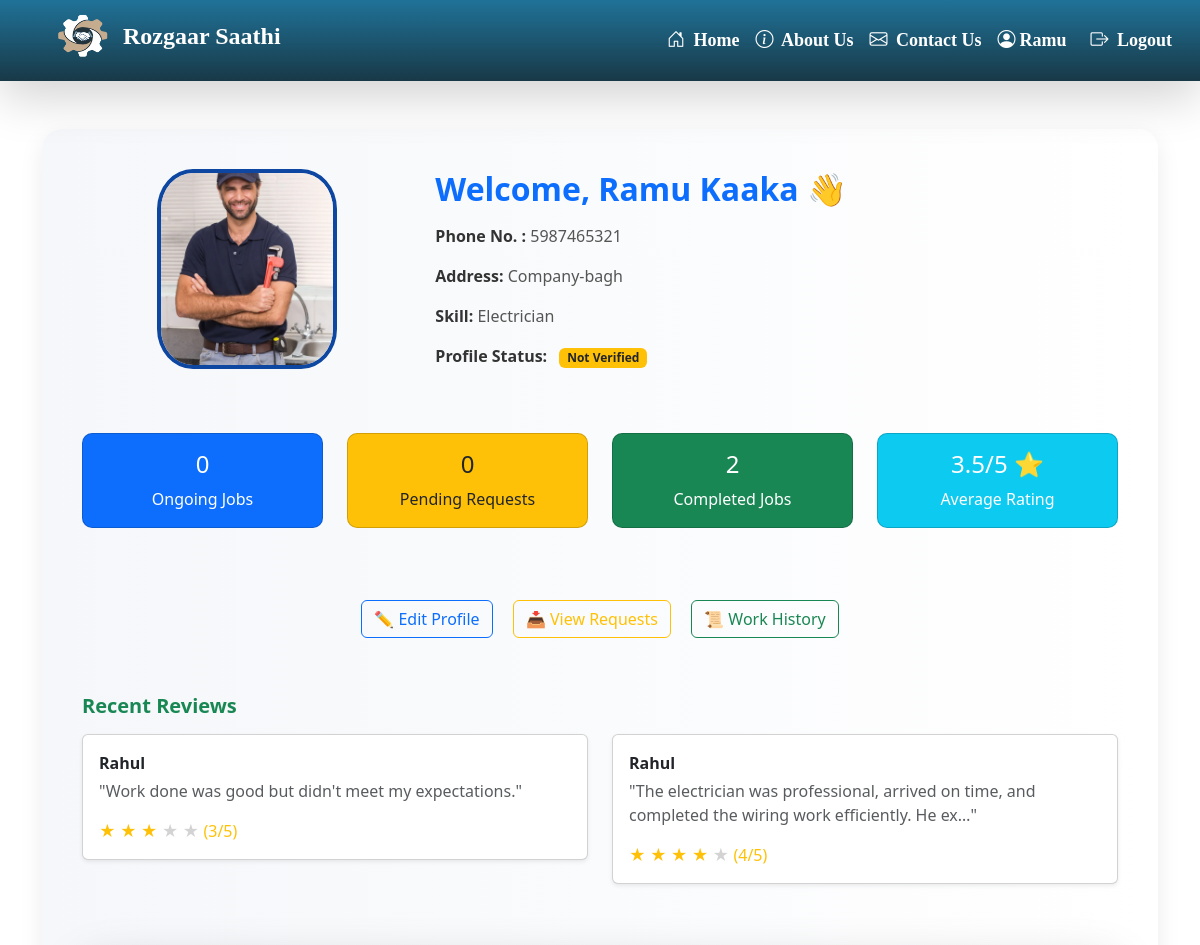
The app's page /hunarbaaz/dashboard/ (signed in, upper part), older data.
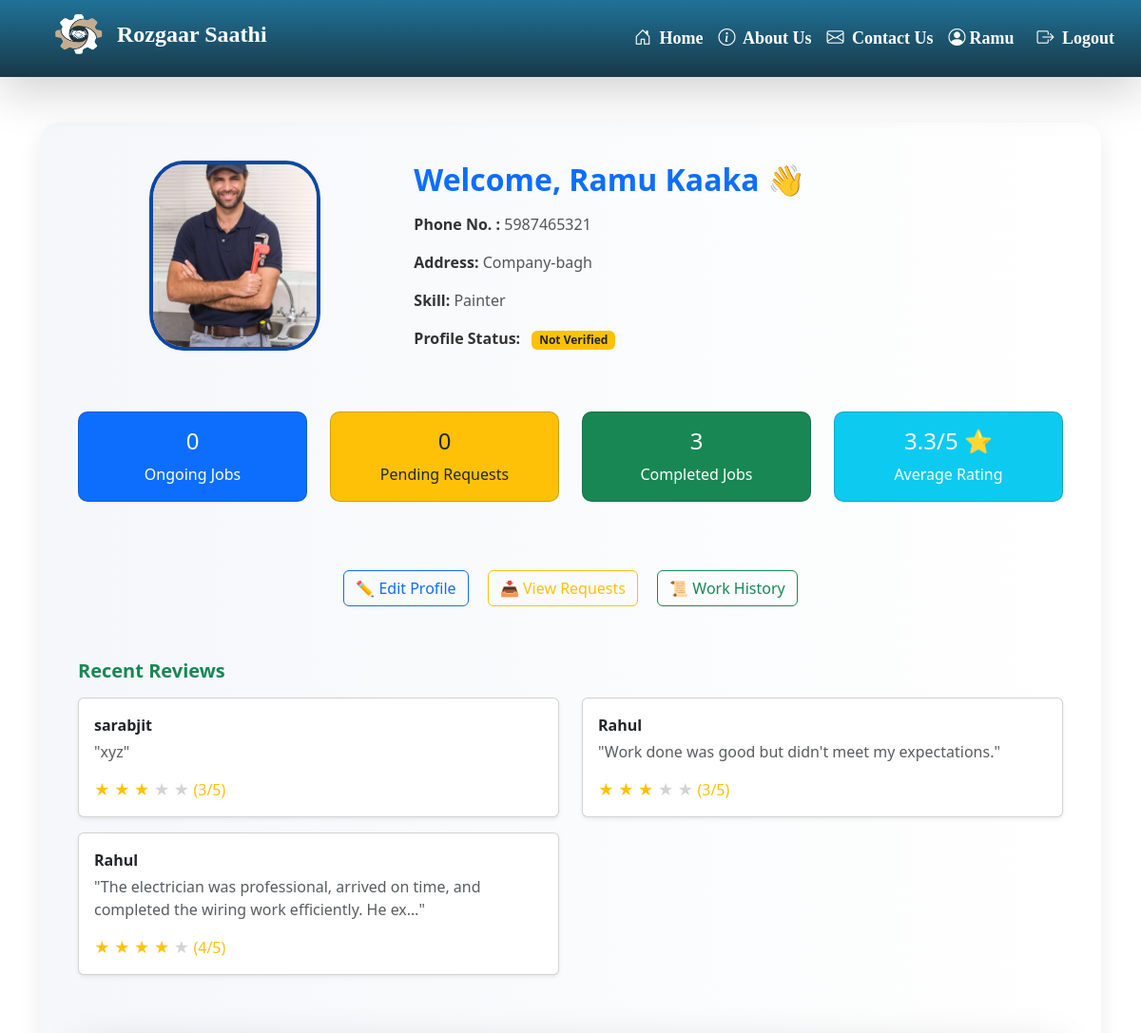
The same page, newer data.
### hunarbaaz/models.py (models this page shows, shortened)
class Hunarbaaz(models.Model):
    SKILL_CHOICES = [
        ('', 'Tell us your skill'),  # placeholder
        ('Construction', 'Construction'),
        ('Electrician', 'Electrician'),
        ('Painter', 'Painter'),
        ('Domestic Worker', 'Domestic Worker'),
        ('Plumber', 'Plumber'),
        ('Carpenter', 'Carpenter'),
        ('Electronics Repair', 'Electronics Repair'),
        ('Mechanic', 'Mechanic'),
        ('Others', 'Others'),
    ]
    locations=[
        ('','Select you location'),
        ('Vallah/Verka','Vallah/Verka'),
        ('Hall Bazaar','Hall Bazaar'),
        ('Ranjit-Avenue','Ranjit-Avenue'),
        ('Company-bagh','Company-bagh'),
        ('Golden-gate','Golden-gate'),
        ('Putlighar','Putlighar'),
        ('Ramgharia gate','Ramgharia gate'),
        ('Batala-road','Batala-road'),
        ('Majitha-road','Majitha-road'),
        ('Ram Bagh','Ram Bagh'),
        ('other','other')
    ]
    GENDER_CHOICES = [("","-------"),
        ("M", "Male"),
        ("F", "Female"),
        ("O", "Other"),
    ]
    user = models.OneToOneField(User, on_delete=models.CASCADE)
    full_name = models.CharField(max_length=100)
    mobile = models.CharField(max_length=10,unique=True,validators=[mobile_validator])
    gender = models.CharField(
        max_length=1,
        choices=GENDER_CHOICES,
        default="M",
        verbose_name="Gender",
    )
    skill = models.CharField(max_length=50, choices=SKILL_CHOICES)
    location = models.CharField(max_length=100, choices=locations)
    experience = models.PositiveIntegerField(help_text="Years of experience")
    aadhaar_number = models.CharField(max_length=12,unique=True,validators=[aadhaar_validator])
    wages = models.PositiveIntegerField(help_text="required pay for 8 hours" ,blank=False,null=False, default=False)
    profile_pic = models.ImageField(upload_to='hunarbaaz/profile_pics/',null=True, blank=True)
    work_sample_1=models.ImageField(upload_to='hunarbaaz/work_samples/', null=True, blank=True)
    work_sample_2=models.ImageField(upload_to='hunarbaaz/work_samples/', null=True, blank=True)
    work_sample_3=models.ImageField(upload_to='hunarbaaz/work_samples/', null=True, blank=True)
    is_verified = models.BooleanField(default=False)
    created_at = models.DateTimeField(auto_now_add=True)

### client/models.py (models this page shows, shortened)
class PostRequest(models.Model):
    client = models.ForeignKey(User, on_delete=models.CASCADE, related_name='sent_requests')
    hunarbaaz = models.ForeignKey('hunarbaaz.Hunarbaaz', on_delete=models.CASCADE, related_name='received_requests')
    job_description = models.TextField()
    location = models.CharField(max_length=100)
    start_date = models.DateField(help_text="Start date of the job",null=False,blank=True)
    end_date = models.DateField(help_text="Expected completion date",null=False,blank=True)
    JOB_TYPE_CHOICES = [
        ('residential', 'Residential'),
        ('commercial', 'Commercial'),
    ]
    job_type = models.CharField(max_length=20,choices=JOB_TYPE_CHOICES,default='residential',help_text="Type of job location")
    working_hours = models.PositiveIntegerField(
        null=True,
        blank=True,
        help_text="Estimated total working hours for this job"
    )
    is_accepted = models.BooleanField(null=True, blank=True)  # None = Pending, True = Accepted, False = Rejected
    is_completed = models.BooleanField(default=False)
    is_cancelled = models.BooleanField(default=False, help_text="Whether the client has cancelled the request")
    created_at = models.DateTimeField(auto_now_add=True)
    rating = models.IntegerField(
    validators=[MinValueValidator(1), MaxValueValidator(5)],
    null=True,
    blank=True,
    help_text="Client rating after completion (1 to 5)"
)
    review = models.TextField(null=True, blank=True, help_text="Optional client feedback")

### hunarbaaz/views.py (the view)
# urls.py: path('dashboard/', views.hunarbaaz_dashboard, name='hunarbaaz_dashboard'),
@login_required
def hunarbaaz_dashboard(request):
    try:
        profile = Hunarbaaz.objects.get(user=request.user)
    except Hunarbaaz.DoesNotExist:
        return redirect('hunarbaaz:edit_profile')
    requests = PostRequest.objects.filter(hunarbaaz=profile)
    recent_reviews = PostRequest.objects.filter(
        hunarbaaz=profile,
        is_completed=True,
        rating__isnull=False,
        review__isnull=False
    ).order_by('-created_at')[:4]
    average_rating = recent_reviews.aggregate(Avg('rating'))['rating__avg']
    average_rating = round(average_rating, 1) if average_rating else 0
    context = {
        'name': profile.full_name,
        'profile_pic': profile.profile_pic.url if profile.profile_pic else None,
        'location': profile.location,
        'skills': [profile.skill] if profile.skill else ['Not Set'],
        'aadhaar_verified': profile.is_verified,
        'pending_requests': requests.filter(is_accepted__isnull=True).count(),
        'ongoing_jobs': requests.filter(is_completed=False,is_accepted=True).count(),
        'completed_jobs': requests.filter(is_completed=True).count(),
        'rating': average_rating,
        'recent_reviews': recent_reviews
    }
    return render(request, 'hunarbaaz/dashboard.html', context)

### hunarbaaz/templates/hunarbaaz/dashboard.html (shortened to what the changed rows need)
{% extends 'base/base.html' %}
{% load static %}
{% block content %}
<link rel="stylesheet" href="{% static 'hunarbaaz/css/dashboard.css' %}">
<link rel="stylesheet" href="https://cdn.jsdelivr.net/npm/bootstrap-icons@1.10.5/font/bootstrap-icons.css">
<link href="https://cdn.jsdelivr.net/npm/aos@2.3.4/dist/aos.css" rel="stylesheet">
<div class="container mt-5">
  <div class="dashboard-box mb-5">
    <div class="row align-items-center mb-4">
      <div class="col-md-8">
        <h2 class="fw-bold text-primary mb-3">Welcome, {{ user.hunarbaaz.full_name }} 👋</h2>
        <div class="mt-2">
          {% for skill in skills %}
            {% if skill != 'Not Set' %}
              <p><span class="info-label">Skill: </span><span class ="info-value"> {{ skill }}</span>
            {% endif %}
          {% endfor %}
          <p>
          <span class="info-label"> Profile Status:</span>
          {% if aadhaar_verified %}
            <span class="badge bg-success ms-2">Verified</span>
          {% else %}
            <span class="badge bg-warning text-dark ms-2">Not Verified</span>
          {% endif %}
        </p>
        </div>
      </div>
    </div>
    <div class="row text-center mb-4 mt-5">
      <div class="col-md-6 col-lg-3 mb-3">
        <div class="card stat-card bg-success text-white">
          <div class="card-body">
            <h4>{{ completed_jobs }}</h4>
            <p class="mb-0">Completed Jobs</p>
          </div>
        </div>
      </div>
      <div class="col-md-6 col-lg-3 mb-3">
        <div class="card stat-card bg-info text-white">
          <div class="card-body">
            <h4>{{ rating }}/5 ⭐</h4>
            <p class="mb-0">Average Rating</p>
          </div>
        </div>
      </div>
    </div>
    <div class="mt-4">
      <div class="row">
        {% for review in recent_reviews %}
          <div class="col-md-6">
            <div class="card mb-3 shadow-sm">
              <div class="card-body">
                <p class="mb-1"><strong>{{ review.client.username }}</strong></p>
                <p class="text-muted">"{{ review.review|truncatechars:100 }}"</p>
                <p class="text-warning mb-0">
                  {% for i in '12345'|make_list %}
                    {% if forloop.counter <= review.rating %}
                      ★
                    {% else %}
                      <span style="color: lightgray;">★</span>
                    {% endif %}
                  {% endfor %} ({{ review.rating }}/5)
                </p>
              </div>
            </div>
          </div>
        {% empty %}
          <p class="text-muted">No reviews yet.</p>
        {% endfor %}
      </div>
    </div>
  </div>
</div>
{% endblock %}

Row changes from the older to the newer data that the page shows:
changed Hunarbaaz: skill "Electrician" → "Painter" (drawn)
added PostRequest: client.username "sarabjit", review "xyz", rating "3"
Text that changed along with them:
{{ completed_jobs }}: "2" → "3"
{{ rating }}: "3.5" → "3.3"
new list line: "Skill:"
new list line: "Painter"
list line gone: "Skill:"
list line gone: "Electrician"
